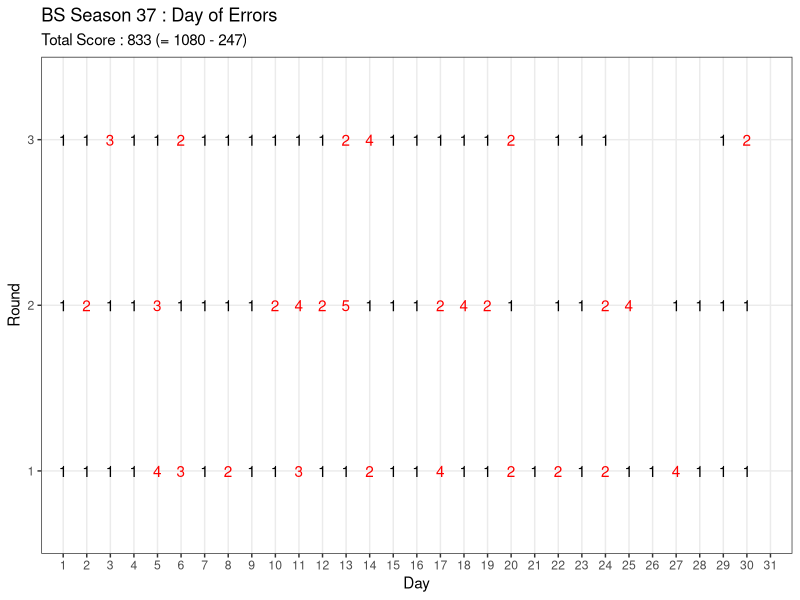

Source code (R):
library(tidyr)
library(dplyr)
library(ggplot2)
library(glue)

rm(list=ls())

season = 37

ranking = c(
  1,1,1,
  1,2,1,
  1,1,3,
  1,1,1,
  4,3,1,
  3,1,2,
  1,1,1,
  2,1,1,
  1,1,1,
  1,2,1,
  3,4,1,
  1,2,1,
  1,5,2,
  2,1,4,
  1,1,1,
  1,1,1,
  4,2,1,
  1,4,1,
  1,2,1,
  2,1,2,
  1,NA,NA,
  2,1,1,
  1,1,1,
  2,2,1,
  1,4,NA,
  1,NA,NA,
  4,1,NA,
  1,1,NA,
  1,1,1,
  1,1,2
)

total_round = length(ranking)
ranking_score = c(12,8,5,3,0)

data = 
  data.frame(season, ranking) %>% 
  transmute(
    season,
    ranking,
    score = ranking_score[ranking],
    total_score = cumsum(coalesce(score, 0)),
    daily_round = rep(1:3, times=31) %>% head(total_round),
    day = rep(1:31, each=3) %>% head(total_round)
  )

last_data = data %>% tail(1)
total_score = last_data$total_score
ideal_total_score = total_round * ranking_score[1]
missing_score = ideal_total_score - total_score

data %>%
  mutate(is_error = ifelse(ranking > 1, TRUE, FALSE)) %>%
  group_by(day) %>%
  mutate(count = 1:n()) %>%
  ggplot(aes(x=day, y=count)) +
  geom_text(aes(label=ranking, color=is_error)) +
  scale_x_continuous(limits=c(1,31), breaks=1:31, expand=c(.03,.03)) +
  scale_y_continuous(limits=c(1,3), breaks=1:3, expand = c(.2,.1)) +
  scale_color_manual(values=c('black','red')) +
  labs(
    title = glue('BS Season {season} : Day of Errors'), 
    subtitle = glue('Total Score : {total_score} (= {ideal_total_score} - {missing_score})'), 
    y='Round', x='Day'
  ) +
  theme_bw() +
  theme(
    panel.grid.minor = element_blank(),
    legend.position = 'none'
  )

